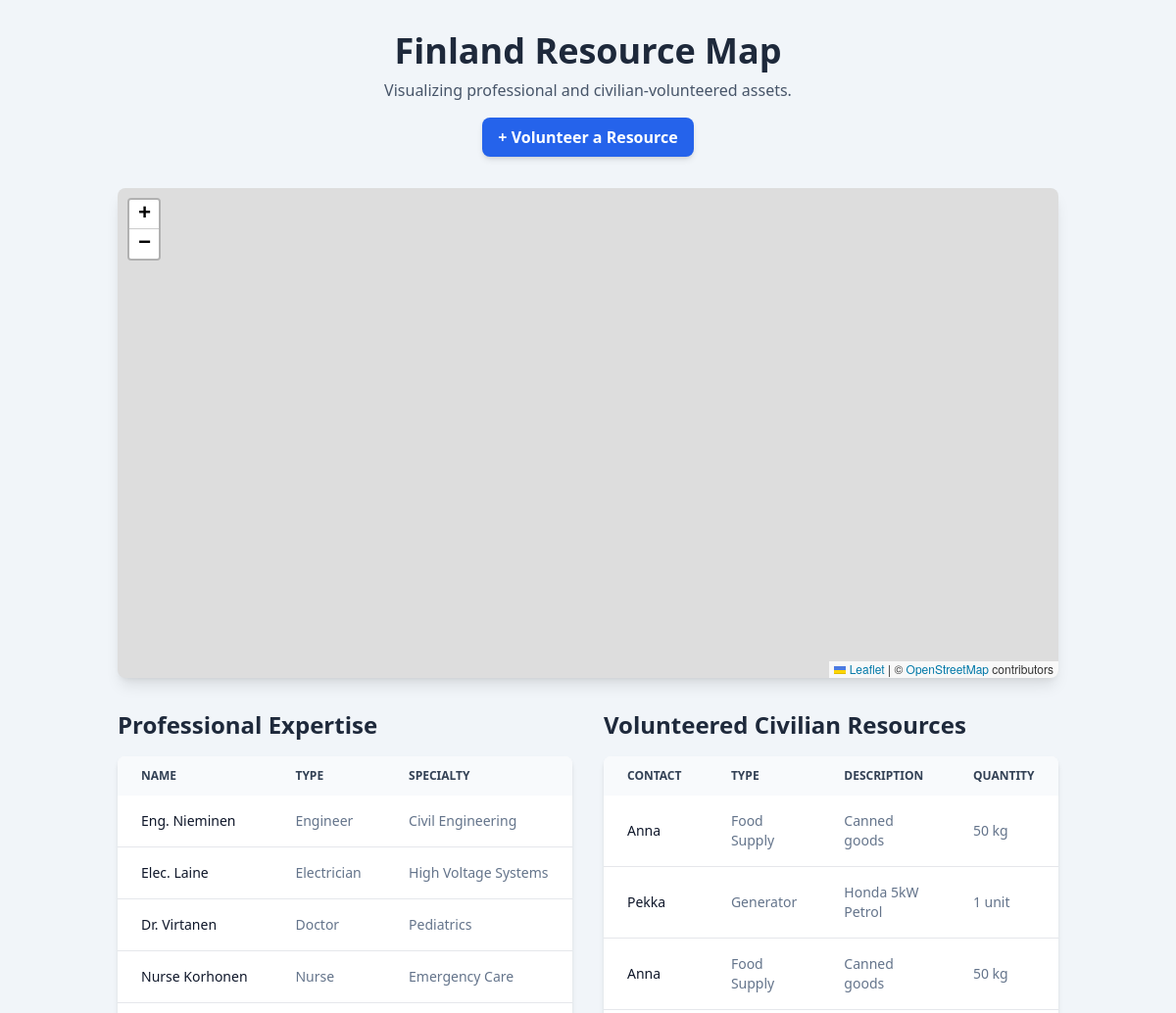
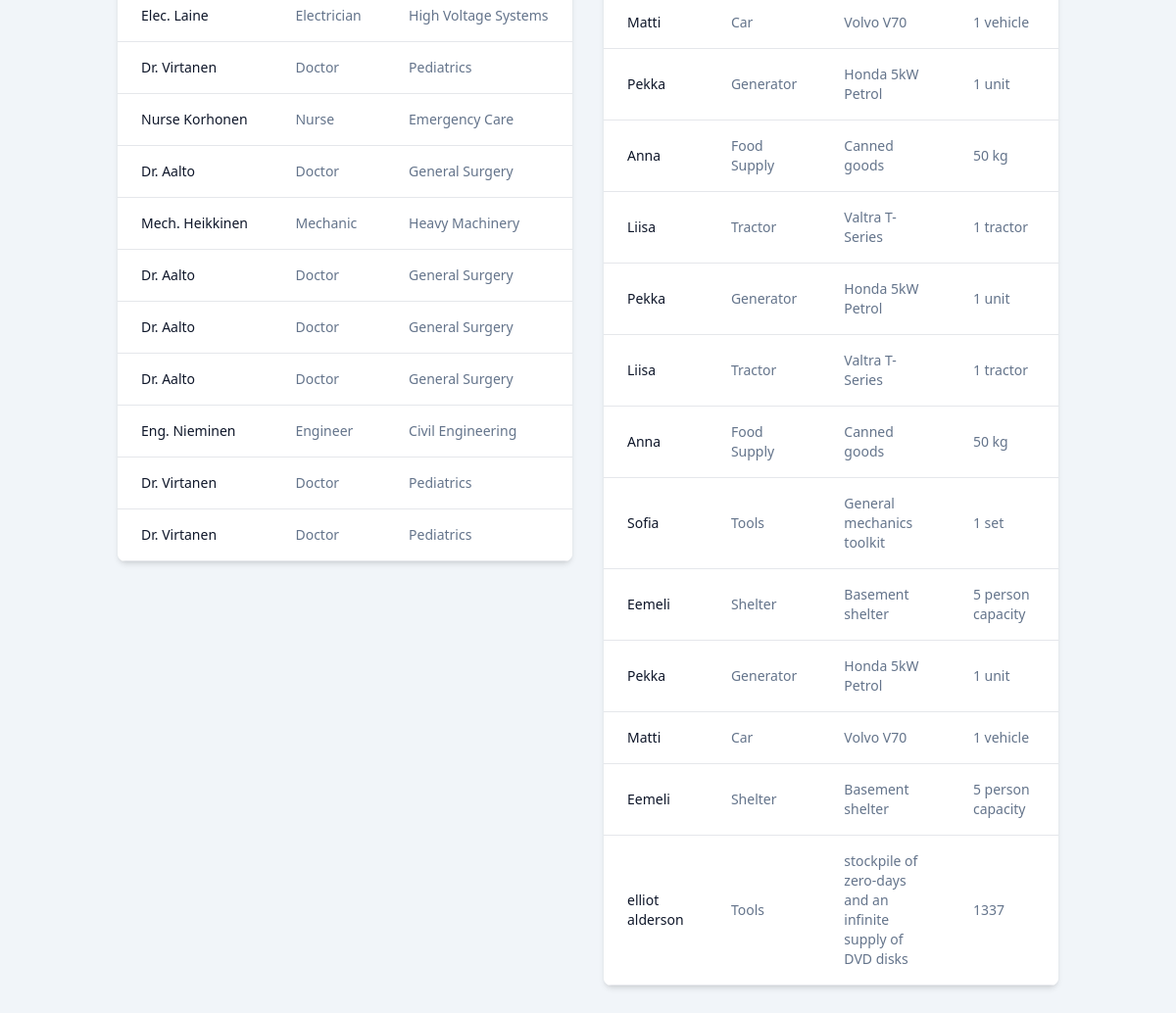
The page / on the database its author committed (2 pictures, top to bottom).
### resource_map/models.py (models this page shows, shortened)
class ProfessionalResource(models.Model):
    name = models.CharField(max_length=100)
    resource_type = models.CharField(max_length=50, choices=PROFESSIONAL_RESOURCE_CHOICES)
    specialty = models.CharField(max_length=100, help_text="e.g., Cardiologist, Diesel engines")
    latitude = models.FloatField()
    longitude = models.FloatField()
    created_at = models.DateTimeField(auto_now_add=True)

class CivilianResource(models.Model):
    contact_person = models.CharField(max_length=100)
    resource_type = models.CharField(max_length=50, choices=CIVILIAN_RESOURCE_CHOICES)
    description = models.TextField(help_text="e.g., 4-door sedan, 5kW petrol generator")
    quantity = models.CharField(max_length=50, default="1")
    latitude = models.FloatField()
    longitude = models.FloatField()
    created_at = models.DateTimeField(auto_now_add=True)

### resource_map/views.py (the view)
# urls.py: path('', views.map_view, name='map_view'),
def map_view(request):
    professional_resources = ProfessionalResource.objects.all()
    civilian_resources = CivilianResource.objects.all()
    professional_resources_json = serialize('json', professional_resources)
    civilian_resources_json = serialize('json', civilian_resources)
    context = {
        'professional_resources': professional_resources,
        'civilian_resources': civilian_resources,
        'professional_resources_json': professional_resources_json,
        'civilian_resources_json': civilian_resources_json,
    }
    return render(request, 'resource_map/map.html', context)

### templates/resource_map/map.html (shortened to what this page needs)
<!DOCTYPE html>
<html lang="en">
<head>
    <link rel="stylesheet" href="https://unpkg.com/leaflet@1.9.4/dist/leaflet.css"/>
    <script src="https://cdn.tailwindcss.com"></script>
</head>
<body class="font-sans">
    <div class="container mx-auto p-4 md:p-8">
        <header class="text-center mb-8">
            <h1 class="text-4xl font-bold text-slate-800">Finland Resource Map</h1>
            <p class="text-slate-600 mt-2">Visualizing professional and civilian-volunteered assets.</p>
            <a href="{% url 'add_civilian_resource' %}" class="mt-4 inline-block bg-blue-600 text-white font-bold py-2 px-4 rounded-lg shadow-md hover:bg-blue-700 transition-colors">
                + Volunteer a Resource
            </a>
        </header>
        <div id="map" class="rounded-lg shadow-lg z-0 mb-8"></div>
        <div class="grid grid-cols-1 lg:grid-cols-2 gap-8">
            <div>
                <h2 class="text-2xl font-bold text-slate-800 mb-4">Professional Expertise</h2>
                <div class="bg-white rounded-lg shadow-md overflow-hidden">
                    <div class="overflow-x-auto">
                        <table class="min-w-full text-sm text-left text-slate-500">
                            <thead class="text-xs text-slate-700 uppercase bg-slate-50">
                                <tr>
                                    <th scope="col" class="px-6 py-3">Name</th>
                                    <th scope="col" class="px-6 py-3">Type</th>
                                    <th scope="col" class="px-6 py-3">Specialty</th>
                                </tr>
                            </thead>
                            <tbody>
                                {% for resource in professional_resources %}
                                <tr class="bg-white border-b hover:bg-slate-50">
                                    <td class="px-6 py-4 font-medium text-slate-900">{{ resource.name }}</td>
                                    <td class="px-6 py-4">{{ resource.get_resource_type_display }}</td>
                                    <td class="px-6 py-4">{{ resource.specialty }}</td>
                                </tr>
                                {% empty %}
                                <tr>
                                    <td colspan="3" class="text-center p-4">No professional resources found.</td>
                                </tr>
                                {% endfor %}
                            </tbody>
                        </table>
                    </div>
                </div>
            </div>
            <div>
                <h2 class="text-2xl font-bold text-slate-800 mb-4">Volunteered Civilian Resources</h2>
                <div class="bg-white rounded-lg shadow-md overflow-hidden">
                     <div class="overflow-x-auto">
                        <table class="min-w-full text-sm text-left text-slate-500">
                            <thead class="text-xs text-slate-700 uppercase bg-slate-50">
                                <tr>
                                    <th scope="col" class="px-6 py-3">Contact</th>
                                    <th scope="col" class="px-6 py-3">Type</th>
                                    <th scope="col" class="px-6 py-3">Description</th>
                                    <th scope="col" class="px-6 py-3">Quantity</th>
                                </tr>
                            </thead>
                            <tbody>
                                {% for resource in civilian_resources %}
                                <tr class="bg-white border-b hover:bg-slate-50">
                                    <td class="px-6 py-4 font-medium text-slate-900">{{ resource.contact_person }}</td>
                                    <td class="px-6 py-4">{{ resource.get_resource_type_display }}</td>
                                    <td class="px-6 py-4">{{ resource.description }}</td>
                                    <td class="px-6 py-4">{{ resource.quantity }}</td>
                                </tr>
                                {% empty %}
                                <tr>
                                    <td colspan="4" class="text-center p-4">No civilian resources found.</td>
                                </tr>
                                {% endfor %}
                            </tbody>
                        </table>
                    </div>
                </div>
            </div>
        </div>
    </div>
</body>
</html>

### templates/resource_map/map.html (style rules this page uses)
#map { height: 500px; }
html, body { height: 100%; margin: 0; padding: 0; background-color: #f1f5f9; }

### rows shown on the page
ProfessionalResource: name "Eng. Nieminen", resource_type "Engineer", specialty "Civil Engineering"
ProfessionalResource: name "Elec. Laine", resource_type "Electrician", specialty "High Voltage Systems"
ProfessionalResource: name "Dr. Virtanen", resource_type "Doctor", specialty "Pediatrics"
ProfessionalResource: name "Nurse Korhonen", resource_type "Nurse", specialty "Emergency Care"
ProfessionalResource: name "Elec. Laine", resource_type "Electrician", specialty "High Voltage Systems"
ProfessionalResource: name "Dr. Virtanen", resource_type "Doctor", specialty "Pediatrics"
ProfessionalResource: name "Nurse Korhonen", resource_type "Nurse", specialty "Emergency Care"
ProfessionalResource: name "Dr. Aalto", resource_type "Doctor", specialty "General Surgery"
ProfessionalResource: name "Mech. Heikkinen", resource_type "Mechanic", specialty "Heavy Machinery"
ProfessionalResource: name "Dr. Aalto", resource_type "Doctor", specialty "General Surgery"
ProfessionalResource: name "Dr. Aalto", resource_type "Doctor", specialty "General Surgery"
ProfessionalResource: name "Dr. Aalto", resource_type "Doctor", specialty "General Surgery"
ProfessionalResource: name "Eng. Nieminen", resource_type "Engineer", specialty "Civil Engineering"
ProfessionalResource: name "Dr. Virtanen", resource_type "Doctor", specialty "Pediatrics"
ProfessionalResource: name "Dr. Virtanen", resource_type "Doctor", specialty "Pediatrics"
CivilianResource: contact_person "Anna", resource_type "Food Supply", description "Canned goods", quantity "50 kg"
CivilianResource: contact_person "Pekka", resource_type "Generator", description "Honda 5kW Petrol", quantity "1 unit"
CivilianResource: contact_person "Anna", resource_type "Food Supply", description "Canned goods", quantity "50 kg"
CivilianResource: contact_person "Matti", resource_type "Car", description "Volvo V70", quantity "1 vehicle"
CivilianResource: contact_person "Pekka", resource_type "Generator", description "Honda 5kW Petrol", quantity "1 unit"
CivilianResource: contact_person "Anna", resource_type "Food Supply", description "Canned goods", quantity "50 kg"
CivilianResource: contact_person "Liisa", resource_type "Tractor", description "Valtra T-Series", quantity "1 tractor"
CivilianResource: contact_person "Pekka", resource_type "Generator", description "Honda 5kW Petrol", quantity "1 unit"
CivilianResource: contact_person "Liisa", resource_type "Tractor", description "Valtra T-Series", quantity "1 tractor"
CivilianResource: contact_person "Anna", resource_type "Food Supply", description "Canned goods", quantity "50 kg"
CivilianResource: contact_person "Sofia", resource_type "Tools", description "General mechanics toolkit", quantity "1 set"
CivilianResource: contact_person "Eemeli", resource_type "Shelter", description "Basement shelter", quantity "5 person capacity"
CivilianResource: contact_person "Pekka", resource_type "Generator", description "Honda 5kW Petrol", quantity "1 unit"
CivilianResource: contact_person "Matti", resource_type "Car", description "Volvo V70", quantity "1 vehicle"
CivilianResource: contact_person "Eemeli", resource_type "Shelter", description "Basement shelter", quantity "5 person capacity"
CivilianResource: contact_person "elliot alderson", resource_type "Tools", description "stockpile of zero-days and an infinite supply of DVD disks", quantity "1337"
